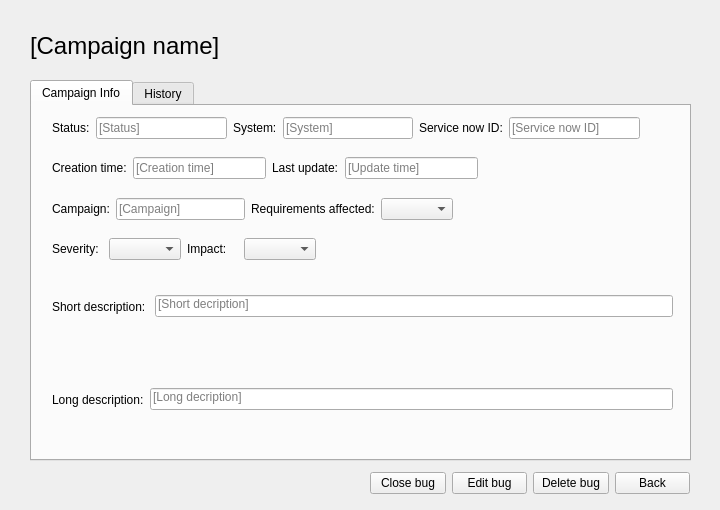
<?xml version="1.0" encoding="UTF-8"?>
<ui version="4.0">
 <class>Form</class>
 <widget class="QWidget" name="Form">
  <property name="geometry">
   <rect>
    <x>0</x>
    <y>0</y>
    <width>720</width>
    <height>510</height>
   </rect>
  </property>
  <property name="windowTitle">
   <string>Form</string>
  </property>
  <widget class="QLabel" name="lbl_bug">
   <property name="geometry">
    <rect>
     <x>30</x>
     <y>20</y>
     <width>661</width>
     <height>51</height>
    </rect>
   </property>
   <property name="font">
    <font>
     <pointsize>18</pointsize>
    </font>
   </property>
   <property name="text">
    <string>[Campaign name]</string>
   </property>
   <property name="wordWrap">
    <bool>true</bool>
   </property>
  </widget>
  <widget class="QTabWidget" name="tabBugs">
   <property name="geometry">
    <rect>
     <x>30</x>
     <y>80</y>
     <width>661</width>
     <height>381</height>
    </rect>
   </property>
   <property name="currentIndex">
    <number>0</number>
   </property>
   <widget class="QWidget" name="tab_bug_info">
    <attribute name="title">
     <string>Campaign Info</string>
    </attribute>
    <widget class="QWidget" name="layoutWidget">
     <property name="geometry">
      <rect>
       <x>20</x>
       <y>10</y>
       <width>588</width>
       <height>24</height>
      </rect>
     </property>
     <layout class="QHBoxLayout" name="horizontalLayout_2">
      <item>
       <widget class="QLabel" name="label_12">
        <property name="text">
         <string>Status:</string>
        </property>
       </widget>
      </item>
      <item>
       <widget class="QLineEdit" name="lineEdit_9">
        <property name="cursor">
         <cursorShape>ArrowCursor</cursorShape>
        </property>
        <property name="text">
         <string/>
        </property>
        <property name="placeholderText">
         <string>[Status]</string>
        </property>
       </widget>
      </item>
      <item>
       <widget class="QLabel" name="label_2">
        <property name="text">
         <string>System:</string>
        </property>
       </widget>
      </item>
      <item>
       <widget class="QLineEdit" name="lineEdit_2">
        <property name="text">
         <string/>
        </property>
        <property name="placeholderText">
         <string>[System]</string>
        </property>
       </widget>
      </item>
      <item>
       <widget class="QLabel" name="label_5">
        <property name="text">
         <string>Service now ID:</string>
        </property>
       </widget>
      </item>
      <item>
       <widget class="QLineEdit" name="lineEdit_5">
        <property name="text">
         <string/>
        </property>
        <property name="placeholderText">
         <string>[Service now ID]</string>
        </property>
       </widget>
      </item>
     </layout>
    </widget>
    <widget class="QWidget" name="layoutWidget">
     <property name="geometry">
      <rect>
       <x>20</x>
       <y>50</y>
       <width>426</width>
       <height>24</height>
      </rect>
     </property>
     <layout class="QHBoxLayout" name="horizontalLayout_3">
      <item>
       <widget class="QLabel" name="label_3">
        <property name="text">
         <string>Creation time:</string>
        </property>
       </widget>
      </item>
      <item>
       <widget class="QLineEdit" name="lineEdit_3">
        <property name="text">
         <string/>
        </property>
        <property name="placeholderText">
         <string>[Creation time]</string>
        </property>
       </widget>
      </item>
      <item>
       <widget class="QLabel" name="label_4">
        <property name="text">
         <string>Last update:</string>
        </property>
       </widget>
      </item>
      <item>
       <widget class="QLineEdit" name="lineEdit_4">
        <property name="text">
         <string/>
        </property>
        <property name="placeholderText">
         <string>[Update time]</string>
        </property>
       </widget>
      </item>
     </layout>
    </widget>
    <widget class="QWidget" name="layoutWidget">
     <property name="geometry">
      <rect>
       <x>20</x>
       <y>90</y>
       <width>401</width>
       <height>26</height>
      </rect>
     </property>
     <layout class="QHBoxLayout" name="horizontalLayout_4">
      <item>
       <widget class="QLabel" name="label_6">
        <property name="text">
         <string>Campaign:</string>
        </property>
       </widget>
      </item>
      <item>
       <widget class="QLineEdit" name="lineEdit_6">
        <property name="text">
         <string/>
        </property>
        <property name="placeholderText">
         <string>[Campaign]</string>
        </property>
       </widget>
      </item>
      <item>
       <widget class="QLabel" name="label_8">
        <property name="text">
         <string>Requirements affected:</string>
        </property>
       </widget>
      </item>
      <item>
       <widget class="QComboBox" name="comboBox"/>
      </item>
     </layout>
    </widget>
    <widget class="QWidget" name="layoutWidget">
     <property name="geometry">
      <rect>
       <x>20</x>
       <y>130</y>
       <width>264</width>
       <height>26</height>
      </rect>
     </property>
     <layout class="QHBoxLayout" name="horizontalLayout_5">
      <item>
       <widget class="QLabel" name="label_7">
        <property name="text">
         <string>Severity:</string>
        </property>
       </widget>
      </item>
      <item>
       <widget class="QComboBox" name="comboBox_2"/>
      </item>
      <item>
       <widget class="QLabel" name="label_10">
        <property name="text">
         <string>Impact:</string>
        </property>
       </widget>
      </item>
      <item>
       <widget class="QComboBox" name="comboBox_3"/>
      </item>
     </layout>
    </widget>
    <widget class="QWidget" name="layoutWidget">
     <property name="geometry">
      <rect>
       <x>20</x>
       <y>170</y>
       <width>621</width>
       <height>61</height>
      </rect>
     </property>
     <layout class="QHBoxLayout" name="horizontalLayout_6">
      <item>
       <widget class="QLabel" name="label_9">
        <property name="text">
         <string>Short description: </string>
        </property>
       </widget>
      </item>
      <item>
       <widget class="QLineEdit" name="lineEdit_7">
        <property name="sizePolicy">
         <sizepolicy hsizetype="Expanding" vsizetype="Fixed">
          <horstretch>0</horstretch>
          <verstretch>0</verstretch>
         </sizepolicy>
        </property>
        <property name="text">
         <string/>
        </property>
        <property name="alignment">
         <set>Qt::AlignmentFlag::AlignLeading|Qt::AlignmentFlag::AlignLeft|Qt::AlignmentFlag::AlignTop</set>
        </property>
        <property name="placeholderText">
         <string>[Short decription]</string>
        </property>
       </widget>
      </item>
     </layout>
    </widget>
    <widget class="QWidget" name="layoutWidget">
     <property name="geometry">
      <rect>
       <x>20</x>
       <y>243</y>
       <width>621</width>
       <height>101</height>
      </rect>
     </property>
     <layout class="QHBoxLayout" name="horizontalLayout_7">
      <item>
       <widget class="QLabel" name="label_11">
        <property name="text">
         <string>Long description:</string>
        </property>
       </widget>
      </item>
      <item>
       <widget class="QLineEdit" name="lineEdit_8">
        <property name="text">
         <string/>
        </property>
        <property name="alignment">
         <set>Qt::AlignmentFlag::AlignLeading|Qt::AlignmentFlag::AlignLeft|Qt::AlignmentFlag::AlignTop</set>
        </property>
        <property name="placeholderText">
         <string>[Long decription]</string>
        </property>
       </widget>
      </item>
     </layout>
    </widget>
   </widget>
   <widget class="QWidget" name="tab_bug_history">
    <attribute name="title">
     <string>History</string>
    </attribute>
    <widget class="QListWidget" name="listWidget">
     <property name="geometry">
      <rect>
       <x>0</x>
       <y>0</y>
       <width>651</width>
       <height>351</height>
      </rect>
     </property>
     <item>
      <property name="text">
       <string>[Change in status:...]</string>
      </property>
     </item>
    </widget>
   </widget>
  </widget>
  <widget class="QWidget" name="layoutWidget">
   <property name="geometry">
    <rect>
     <x>370</x>
     <y>470</y>
     <width>320</width>
     <height>26</height>
    </rect>
   </property>
   <layout class="QHBoxLayout" name="horizontalLayout">
    <item>
     <widget class="QPushButton" name="add_bug_button">
      <property name="text">
       <string>Close bug</string>
      </property>
     </widget>
    </item>
    <item>
     <widget class="QPushButton" name="add_bug_button_2">
      <property name="text">
       <string>Edit bug</string>
      </property>
     </widget>
    </item>
    <item>
     <widget class="QPushButton" name="add_bug_button_3">
      <property name="text">
       <string>Delete bug</string>
      </property>
     </widget>
    </item>
    <item>
     <widget class="QPushButton" name="add_bug_button_4">
      <property name="text">
       <string>Back</string>
      </property>
     </widget>
    </item>
   </layout>
  </widget>
 </widget>
 <resources/>
 <connections/>
</ui>
